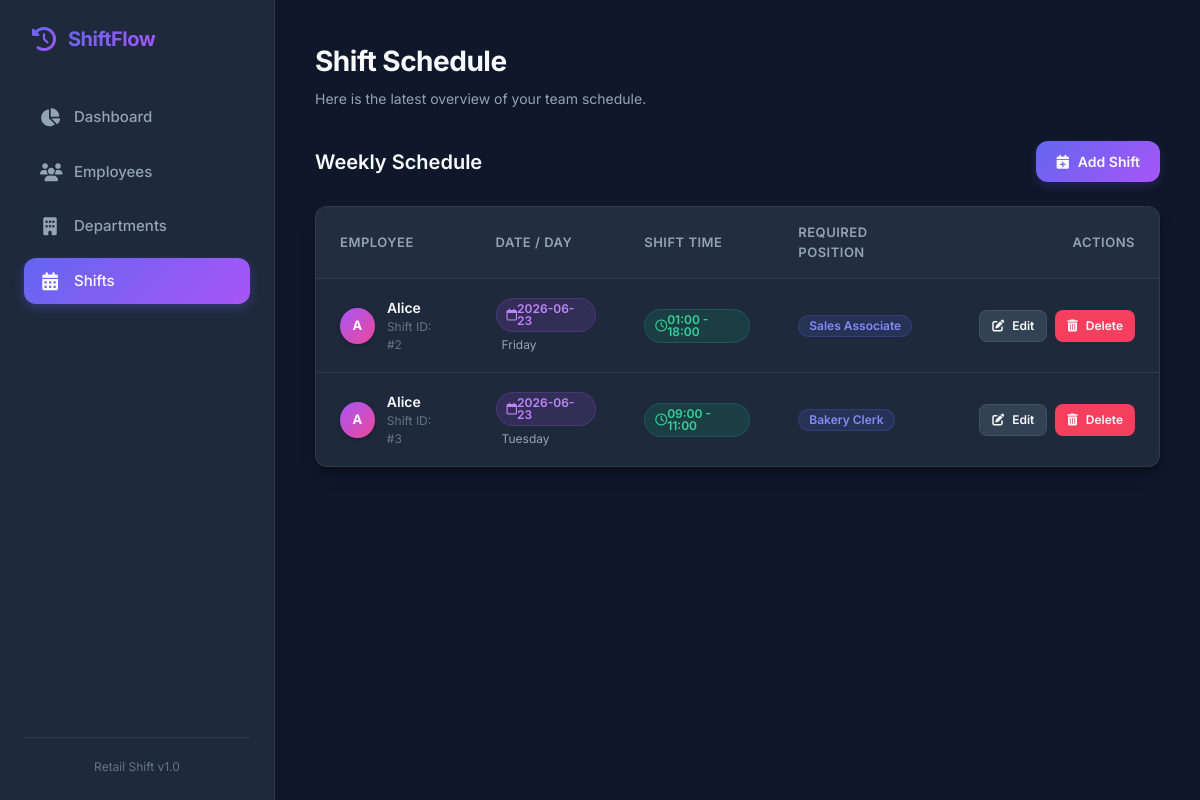
Page /shifts on the earlier database version.
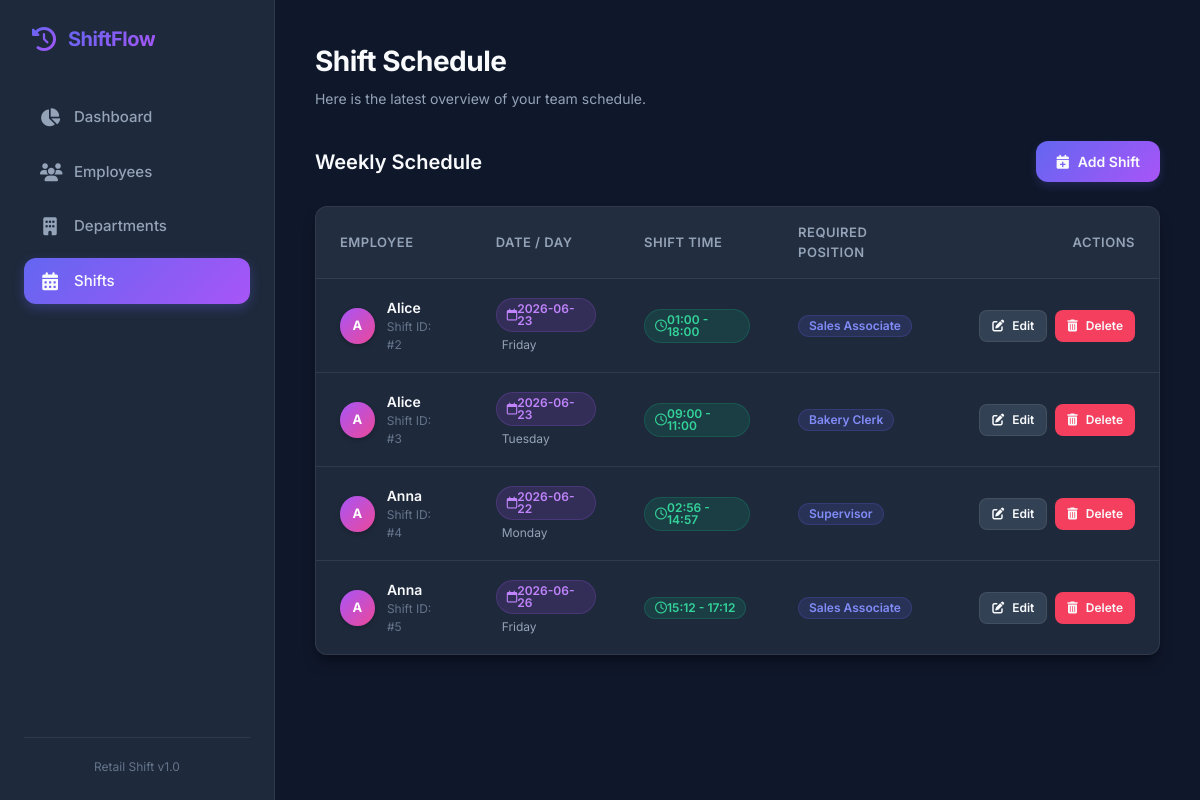
Same page on the later database version.
### tables this page shows
CREATE TABLE shifts(

        shift_id INTEGER PRIMARY KEY AUTOINCREMENT,

        employee_id INTEGER,

        shift_date TEXT,

        day_of_week TEXT,

        start_time TEXT,

        end_time TEXT,

        position_required TEXT,

        FOREIGN KEY(employee_id)
        REFERENCES employees(employee_id)

    );

CREATE TABLE employees(

        employee_id INTEGER PRIMARY KEY AUTOINCREMENT,

        first_name TEXT NOT NULL,

        last_name TEXT NOT NULL,

        phone TEXT,

        email TEXT,

        position TEXT

    , department_id INTEGER REFERENCES departments(department_id));

### app.py (the view)
@app.route("/shifts")
def shifts():
    conn=db()
    data=conn.execute(
    """

    SELECT shifts.*, employees.first_name

    FROM shifts

    LEFT JOIN employees

    ON shifts.employee_id=employees.employee_id

    """
    ).fetchall()
    return render_template(
        "shifts.html",
        shifts=data
    )

### app.py (called while the page is built)
def db():
    conn = sqlite3.connect(
        "retail_shift_management.db"
    )
    conn.row_factory = sqlite3.Row
    return conn

### templates/shifts.html (shortened to what this page needs)
{% extends "base.html" %}
{% block header_title %}Shift Schedule{% endblock %}
{% block content %}
<div class="header-actions">
    <span class="page-title">Weekly Schedule</span>
    <a href="/add_shift" class="btn btn-primary">
        <i class="fa-solid fa-calendar-plus"></i> Add Shift
    </a>
</div>
{% if shifts %}
<div class="table-container">
    <div class="table-responsive">
        <table class="custom-table">
            <thead>
                <tr>
                    <th>Employee</th>
                    <th>Date / Day</th>
                    <th>Shift Time</th>
                    <th>Required Position</th>
                    <th style="text-align: right;">Actions</th>
                </tr>
            </thead>
            <tbody>
                {% for s in shifts %}
                <tr>
                    <td>
                        <div class="employee-avatar-name">
                            <div class="avatar-placeholder" style="background: linear-gradient(135deg, #a855f7 0%, #ec4899 100%);">
                                {% if s.first_name %}
                                    {{ s.first_name[0] | upper }}
                                {% else %}
                                    ?
                                {% endif %}
                            </div>
                            <div>
                                <div class="employee-name">
                                    {% if s.first_name %}
                                        {{ s.first_name }}
                                    {% else %}
                                        <span style="color: var(--text-muted); font-style: italic;">Unassigned</span>
                                    {% endif %}
                                </div>
                                <div style="font-size: 12px; color: var(--text-muted);">Shift ID: #{{ s.shift_id }}</div>
                            </div>
                        </div>
                    </td>
                    <td>
                        <span class="badge badge-date"><i class="fa-regular fa-calendar"></i> {{ s.shift_date }}</span>
                        <div style="font-size: 12px; color: var(--text-secondary); margin-top: 4px; padding-left: 6px;">{{ s.day_of_week }}</div>
                    </td>
                    <td>
                        <span class="badge badge-time"><i class="fa-regular fa-clock"></i> {{ s.start_time }} - {{ s.end_time }}</span>
                    </td>
                    <td>
                        <span class="badge badge-position">{{ s.position_required }}</span>
                    </td>
                    <td>
                        <div class="btn-group" style="justify-content: flex-end;">
                            <a href="/edit_shift/{{ s.shift_id }}" class="btn btn-secondary btn-sm">
                                <i class="fa-solid fa-pen-to-square"></i> Edit
                            </a>
                            <a href="/delete_shift/{{ s.shift_id }}" class="btn btn-danger btn-sm" onclick="return confirm('Are you sure you want to delete this shift?');">
                                <i class="fa-solid fa-trash-can"></i> Delete
                            </a>
                        </div>
                    </td>
                </tr>
                {% endfor %}
            </tbody>
        </table>
    </div>
</div>
{% endif %}
{% endblock %}

### templates/base.html (shortened to what this page needs)
<!DOCTYPE html>
<html lang="en">
<head>
    <link rel="stylesheet" href="/static/style.css">
    <link rel="stylesheet" href="https://cdnjs.cloudflare.com/ajax/libs/font-awesome/6.4.0/css/all.min.css">
</head>
<body>
    <div class="app-container">
        <aside class="sidebar">
            <div class="sidebar-brand">
                <i class="fa-solid fa-clock-rotate-left brand-icon"></i>
                <span class="brand-text">ShiftFlow</span>
            </div>
            <nav class="sidebar-menu">
                <a href="/" class="menu-item {% if request.path == '/' %}active{% endif %}">
                    <i class="fa-solid fa-chart-pie menu-icon"></i>
                    <span>Dashboard</span>
                </a>
                <a href="/employees" class="menu-item {% if '/employee' in request.path %}active{% endif %}">
                    <i class="fa-solid fa-users menu-icon"></i>
                    <span>Employees</span>
                </a>
                <a href="/departments" class="menu-item {% if '/department' in request.path %}active{% endif %}">
                    <i class="fa-solid fa-building menu-icon"></i>
                    <span>Departments</span>
                </a>
                <a href="/shifts" class="menu-item {% if '/shift' in request.path %}active{% endif %}">
                    <i class="fa-solid fa-calendar-days menu-icon"></i>
                    <span>Shifts</span>
                </a>
            </nav>
            <div class="sidebar-footer">
                <p class="footer-text">Retail Shift v1.0</p>
            </div>
        </aside>
        <main class="main-content">
            <header class="top-bar">
                <div class="welcome-msg">
                    <h2>{% block header_title %}Welcome back!{% endblock %}</h2>
                    <p class="subtitle">Here is the latest overview of your team schedule.</p>
                </div>
            </header>
            <div class="content-body">
                {% block content %}{% endblock %}
            </div>
        </main>
    </div>
</body>
</html>

Differences in the rows shown:
added shifts: first_name "A", first_name "Anna", shift_id "4", shift_date "2026-06-22", day_of_week "Monday", start_time "02:56", end_time "14:57", position_required "Supervisor"
added shifts: first_name "A", first_name "Anna", shift_id "5", shift_date "2026-06-26", day_of_week "Friday", start_time "15:12", end_time "17:12", position_required "Sales Associate"
